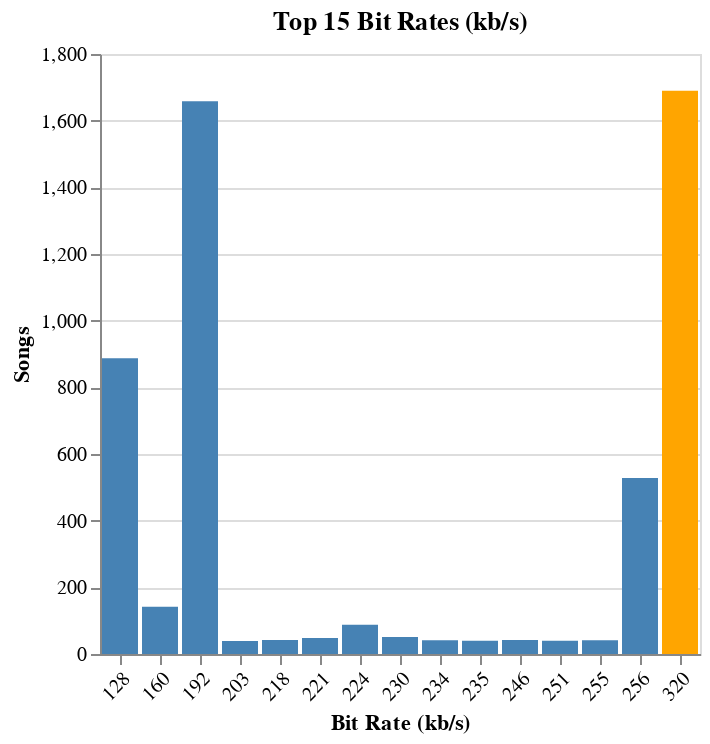

Notebook cell for this chart:
### Markdown cell above
And now let's plot all the top 15 most popular rates, and highlight the one with the highest song count.

### Code cell
top_bitrate = top_15_bitrates.top_k(1, by="Count").to_numpy()[0][0]
alt.Chart(top_15_bitrates, title="Top 15 Bit Rates (kb/s)").mark_bar().encode(
    x=alt.X("Bitrate:O", title='Bit Rate (kb/s)', axis=alt.Axis(labelAngle=-45)),
    y=alt.Y("Count:Q", title="Songs"),
    color=alt.condition(
        alt.datum.Bitrate == top_bitrate,
        alt.value('orange'),
        alt.value('steelblue')
    )
)

### Figure 1 — Vega-Lite specification as saved in the notebook (floating-point values rounded to 4 significant figures)
{"config": {"view": {"continuousWidth": 300, "continuousHeight": 300}}, "data": {"name": "data-068331f345787bdd416f479137cb40a2"}, "mark": {"type": "bar"}, "encoding": {"color": {"condition": {"test": "(datum.Bitrate === 320)", "value": "orange"}, "value": "steelblue"}, "x": {"axis": {"labelAngle": -45}, "field": "Bitrate", "title": "Bit Rate (kb/s)", "type": "ordinal"}, "y": {"field": "Count", "title": "Songs", "type": "quantitative"}}, "title": "Top 15 Bit Rates (kb/s)", "$schema": "https://vega.github.io/schema/vega-lite/v5.15.1.json", "datasets": {"data-068331f345787bdd416f479137cb40a2": [{"Bitrate": 320, "Count": 1690}, {"Bitrate": 192, "Count": 1658}, {"Bitrate": 128, "Count": 887}, {"Bitrate": 256, "Count": 528}, {"Bitrate": 160, "Count": 142}, {"Bitrate": 224, "Count": 88}, {"Bitrate": 230, "Count": 51}, {"Bitrate": 221, "Count": 48}, {"Bitrate": 246, "Count": 42}, {"Bitrate": 218, "Count": 42}, {"Bitrate": 255, "Count": 41}, {"Bitrate": 234, "Count": 41}, {"Bitrate": 235, "Count": 40}, {"Bitrate": 251, "Count": 40}, {"Bitrate": 203, "Count": 39}]}}
